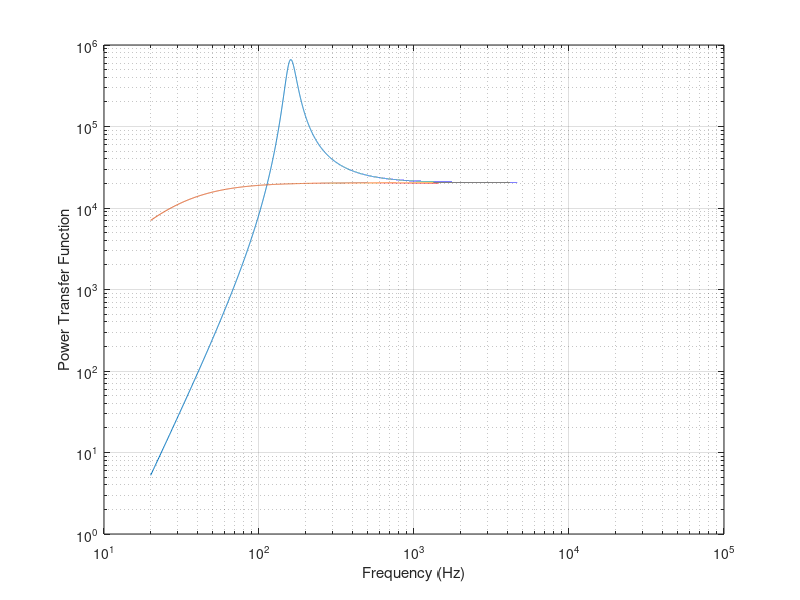

The MATLAB source for this figure:
clear all
close all

Re=7;
Le=0;
%Le=1e-4;
Ces=1e-3;
Les=1e-3;
Res=30;

omega=[20*2*pi:1:20000*2*pi];
blank=ones(1,length(omega));
Ze=(1./(blank.*Res)+1./(i.*omega.*Les)+i.*omega.*Ces).^-1;
transfer1=omega.*Ze./(Re.*blank+i.*omega.*Le+Ze);

Re=7;
%Le=1e-3;
%Le=1e-4;
Ces=1e-3;
%Les=1e-3;
Res=30;
Les=2*Res^2*Ces

Ze=(1./(blank.*Res)+1./(i.*omega.*Les)+i.*omega.*Ces).^-1;
transfer2=omega.*Ze./(Re.*blank+i.*omega.*Le+Ze);
loglog(omega./2/pi,abs(transfer1).^2,omega./2/pi,abs(transfer2).^2)

xlabel('Frequency (Hz)')
ylabel('Power Transfer Function')
grid on